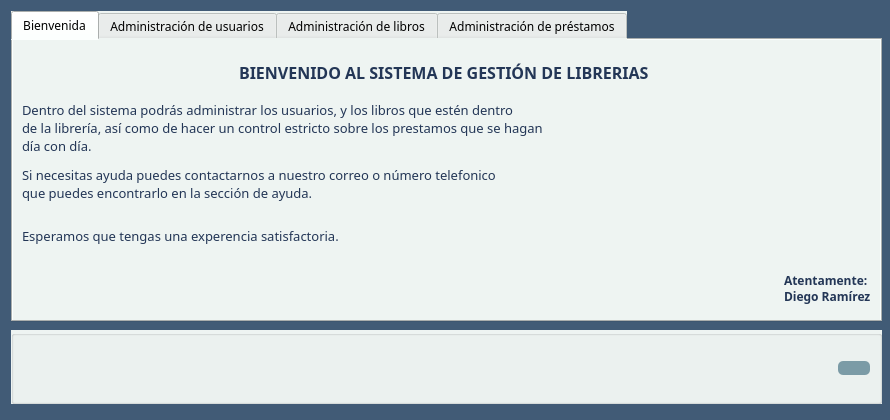
<?xml version="1.0" encoding="UTF-8"?>
<ui version="4.0">
 <class>MainMenu</class>
 <widget class="QMainWindow" name="MainMenu">
  <property name="geometry">
   <rect>
    <x>0</x>
    <y>0</y>
    <width>890</width>
    <height>420</height>
   </rect>
  </property>
  <property name="minimumSize">
   <size>
    <width>890</width>
    <height>420</height>
   </size>
  </property>
  <property name="maximumSize">
   <size>
    <width>890</width>
    <height>420</height>
   </size>
  </property>
  <property name="font">
   <font>
    <family>Raleway</family>
   </font>
  </property>
  <property name="windowTitle">
   <string>Menú principal</string>
  </property>
  <property name="windowIcon">
   <iconset resource="images.qrc">
    <normaloff>:/book-flat.ico</normaloff>:/book-flat.ico</iconset>
  </property>
  <property name="accessibleDescription">
   <string>Presione para salir</string>
  </property>
  <property name="styleSheet">
   <string notr="true"/>
  </property>
  <widget class="QWidget" name="centralwidget">
   <widget class="QGroupBox" name="gbButtons">
    <property name="geometry">
     <rect>
      <x>11</x>
      <y>330</y>
      <width>871</width>
      <height>74</height>
     </rect>
    </property>
    <property name="styleSheet">
     <string notr="true">background-color: rgb(238, 244, 242);</string>
    </property>
    <property name="title">
     <string/>
    </property>
    <layout class="QHBoxLayout" name="horizontalLayout">
     <item alignment="Qt::AlignRight">
      <widget class="QPushButton" name="pbExit">
       <property name="toolTip">
        <string>&lt;html&gt;&lt;head/&gt;&lt;body&gt;&lt;p&gt;Presione para salir&lt;/p&gt;&lt;/body&gt;&lt;/html&gt;</string>
       </property>
       <property name="whatsThis">
        <string>Presione para salir</string>
       </property>
       <property name="layoutDirection">
        <enum>Qt::LeftToRight</enum>
       </property>
       <property name="styleSheet">
        <string notr="true">QPushButton#pbExit {
background-color: rgb(123, 155, 166);
border-radius: 5px;
 }

 QPushButton#pbExit:hover {
background-color: rgb(65, 91, 118);
color:  rgb(255, 255, 255);
 }</string>
       </property>
       <property name="text">
        <string/>
       </property>
       <property name="icon">
        <iconset resource="images.qrc">
         <normaloff>:/door_out.ico</normaloff>:/door_out.ico</iconset>
       </property>
       <property name="iconSize">
        <size>
         <width>50</width>
         <height>50</height>
        </size>
       </property>
      </widget>
     </item>
    </layout>
   </widget>
   <widget class="QTabWidget" name="tbMain">
    <property name="geometry">
     <rect>
      <x>11</x>
      <y>11</y>
      <width>871</width>
      <height>311</height>
     </rect>
    </property>
    <property name="font">
     <font>
      <family>Raleway</family>
      <pointsize>9</pointsize>
     </font>
    </property>
    <property name="accessibleDescription">
     <string>Presione para salir</string>
    </property>
    <property name="styleSheet">
     <string notr="true">background-color: rgb(238, 244, 242);</string>
    </property>
    <property name="currentIndex">
     <number>0</number>
    </property>
    <widget class="QWidget" name="tab">
     <attribute name="title">
      <string>Bienvenida</string>
     </attribute>
     <layout class="QGridLayout" name="gridLayout_2">
      <item row="0" column="0" alignment="Qt::AlignHCenter">
       <widget class="QLabel" name="lbTitle">
        <property name="font">
         <font>
          <family>Raleway</family>
          <pointsize>12</pointsize>
          <weight>75</weight>
          <bold>true</bold>
         </font>
        </property>
        <property name="styleSheet">
         <string notr="true">color: rgb(35, 54, 86);</string>
        </property>
        <property name="text">
         <string>BIENVENIDO AL SISTEMA DE GESTIÓN DE LIBRERIAS </string>
        </property>
       </widget>
      </item>
      <item row="1" column="0">
       <widget class="QLabel" name="lbContent">
        <property name="font">
         <font>
          <family>Raleway</family>
          <pointsize>10</pointsize>
         </font>
        </property>
        <property name="styleSheet">
         <string notr="true">color: rgb(35, 54, 86);</string>
        </property>
        <property name="text">
         <string>Dentro del sistema podrás administrar los usuarios, y los libros que estén dentro
de la librería, así como de hacer un control estricto sobre los prestamos que se hagan
día con día.</string>
        </property>
       </widget>
      </item>
      <item row="2" column="0">
       <widget class="QLabel" name="lbContent2">
        <property name="font">
         <font>
          <family>Raleway</family>
          <pointsize>10</pointsize>
         </font>
        </property>
        <property name="styleSheet">
         <string notr="true">color: rgb(35, 54, 86);</string>
        </property>
        <property name="text">
         <string>Si necesitas ayuda puedes contactarnos a nuestro correo o número telefonico
que puedes encontrarlo en la sección de ayuda.</string>
        </property>
       </widget>
      </item>
      <item row="3" column="0">
       <widget class="QLabel" name="lbContent3">
        <property name="font">
         <font>
          <family>Raleway</family>
          <pointsize>10</pointsize>
         </font>
        </property>
        <property name="styleSheet">
         <string notr="true">color: rgb(35, 54, 86);</string>
        </property>
        <property name="text">
         <string>Esperamos que tengas una experencia satisfactoria.</string>
        </property>
       </widget>
      </item>
      <item row="4" column="0" alignment="Qt::AlignRight">
       <widget class="QLabel" name="lbFirm">
        <property name="font">
         <font>
          <family>Raleway</family>
          <pointsize>9</pointsize>
          <weight>75</weight>
          <bold>true</bold>
         </font>
        </property>
        <property name="styleSheet">
         <string notr="true">color: rgb(35, 54, 86);</string>
        </property>
        <property name="text">
         <string>Atentamente:
Diego Ramírez</string>
        </property>
       </widget>
      </item>
     </layout>
    </widget>
    <widget class="QWidget" name="tabUser">
     <attribute name="title">
      <string>Administración de usuarios</string>
     </attribute>
     <layout class="QGridLayout" name="gridLayout_5">
      <item row="0" column="0">
       <widget class="QGroupBox" name="gbStudent">
        <property name="font">
         <font>
          <family>Raleway</family>
          <pointsize>9</pointsize>
          <weight>50</weight>
          <bold>false</bold>
         </font>
        </property>
        <property name="title">
         <string>Administración de estudiantes</string>
        </property>
        <layout class="QGridLayout" name="gridLayout_3">
         <item row="0" column="0">
          <widget class="QPushButton" name="pbStudent">
           <property name="font">
            <font>
             <family>Raleway</family>
             <pointsize>9</pointsize>
             <weight>75</weight>
             <bold>true</bold>
             <kerning>true</kerning>
            </font>
           </property>
           <property name="layoutDirection">
            <enum>Qt::LeftToRight</enum>
           </property>
           <property name="styleSheet">
            <string notr="true">QPushButton#pbStudent {
background-color: rgb(123, 155, 166);
border-radius: 5px;
 }

 QPushButton#pbStudent:hover {
background-color: rgb(65, 91, 118);
color:  rgb(255, 255, 255);
 }</string>
           </property>
           <property name="text">
            <string>    Administrar alumnos</string>
           </property>
           <property name="icon">
            <iconset resource="images.qrc">
             <normaloff>:/user_student.ico</normaloff>:/user_student.ico</iconset>
           </property>
           <property name="iconSize">
            <size>
             <width>60</width>
             <height>60</height>
            </size>
           </property>
           <property name="checkable">
            <bool>false</bool>
           </property>
           <property name="autoRepeat">
            <bool>false</bool>
           </property>
          </widget>
         </item>
         <item row="1" column="0">
          <widget class="QPushButton" name="pbCareer">
           <property name="font">
            <font>
             <family>Raleway</family>
             <pointsize>9</pointsize>
             <weight>75</weight>
             <bold>true</bold>
            </font>
           </property>
           <property name="styleSheet">
            <string notr="true">QPushButton#pbCareer {
background-color: rgb(123, 155, 166);
border-radius: 5px;
 }

 QPushButton#pbCareer:hover {
background-color: rgb(65, 91, 118);
color:  rgb(255, 255, 255);
 }</string>
           </property>
           <property name="text">
            <string>   Administrar carreras</string>
           </property>
           <property name="icon">
            <iconset resource="images.qrc">
             <normaloff>:/icono_index-05-1.ico</normaloff>:/icono_index-05-1.ico</iconset>
           </property>
           <property name="iconSize">
            <size>
             <width>60</width>
             <height>60</height>
            </size>
           </property>
          </widget>
         </item>
        </layout>
       </widget>
      </item>
      <item row="0" column="1">
       <widget class="QGroupBox" name="gbTeacher">
        <property name="font">
         <font>
          <family>Raleway</family>
          <pointsize>9</pointsize>
          <weight>50</weight>
          <bold>false</bold>
         </font>
        </property>
        <property name="title">
         <string>Administración de estudiantes</string>
        </property>
        <layout class="QGridLayout" name="gridLayout_4">
         <item row="0" column="0">
          <widget class="QPushButton" name="pbTeacher">
           <property name="font">
            <font>
             <family>Raleway</family>
             <pointsize>9</pointsize>
             <weight>75</weight>
             <bold>true</bold>
            </font>
           </property>
           <property name="styleSheet">
            <string notr="true">QPushButton#pbTeacher {
background-color: rgb(123, 155, 166);
border-radius: 5px;
 }

 QPushButton#pbTeacher:hover {
background-color: rgb(65, 91, 118);
color:  rgb(255, 255, 255);
 }</string>
           </property>
           <property name="text">
            <string>   Administrar maestros</string>
           </property>
           <property name="icon">
            <iconset resource="images.qrc">
             <normaloff>:/Teacher-Icon.ico</normaloff>:/Teacher-Icon.ico</iconset>
           </property>
           <property name="iconSize">
            <size>
             <width>60</width>
             <height>70</height>
            </size>
           </property>
          </widget>
         </item>
        </layout>
       </widget>
      </item>
     </layout>
    </widget>
    <widget class="QWidget" name="tabBook">
     <attribute name="title">
      <string>Administración de libros</string>
     </attribute>
     <widget class="QGroupBox" name="groupBox">
      <property name="geometry">
       <rect>
        <x>10</x>
        <y>10</y>
        <width>851</width>
        <height>261</height>
       </rect>
      </property>
      <property name="font">
       <font>
        <family>Raleway</family>
        <pointsize>9</pointsize>
        <weight>50</weight>
        <bold>false</bold>
       </font>
      </property>
      <property name="title">
       <string>Administración de libros</string>
      </property>
      <layout class="QGridLayout" name="gridLayout">
       <item row="0" column="0" rowspan="2">
        <widget class="QPushButton" name="pbPublisher">
         <property name="font">
          <font>
           <family>Raleway</family>
           <pointsize>9</pointsize>
           <weight>75</weight>
           <bold>true</bold>
           <kerning>true</kerning>
          </font>
         </property>
         <property name="layoutDirection">
          <enum>Qt::LeftToRight</enum>
         </property>
         <property name="styleSheet">
          <string notr="true">QPushButton#pbPublisher {
background-color: rgb(123, 155, 166);
border-radius: 5px;
 }

 QPushButton#pbPublisher:hover {
background-color: rgb(65, 91, 118);
color:  rgb(255, 255, 255);
 }</string>
         </property>
         <property name="text">
          <string>  Administrar editoriales</string>
         </property>
         <property name="icon">
          <iconset resource="images.qrc">
           <normaloff>:/publisher_bookmark.ico</normaloff>:/publisher_bookmark.ico</iconset>
         </property>
         <property name="iconSize">
          <size>
           <width>60</width>
           <height>60</height>
          </size>
         </property>
         <property name="checkable">
          <bool>false</bool>
         </property>
         <property name="autoRepeat">
          <bool>false</bool>
         </property>
        </widget>
       </item>
       <item row="0" column="1">
        <widget class="QPushButton" name="pbBook">
         <property name="font">
          <font>
           <family>Raleway</family>
           <pointsize>9</pointsize>
           <weight>75</weight>
           <bold>true</bold>
           <kerning>true</kerning>
          </font>
         </property>
         <property name="layoutDirection">
          <enum>Qt::LeftToRight</enum>
         </property>
         <property name="styleSheet">
          <string notr="true">QPushButton#pbBook {
background-color: rgb(123, 155, 166);
border-radius: 5px;
 }

 QPushButton#pbBook:hover {
background-color: rgb(65, 91, 118);
color:  rgb(255, 255, 255);
 }</string>
         </property>
         <property name="text">
          <string>   Agregar libro</string>
         </property>
         <property name="icon">
          <iconset resource="images.qrc">
           <normaloff>:/book_add.ico</normaloff>:/book_add.ico</iconset>
         </property>
         <property name="iconSize">
          <size>
           <width>60</width>
           <height>60</height>
          </size>
         </property>
         <property name="checkable">
          <bool>false</bool>
         </property>
         <property name="autoRepeat">
          <bool>false</bool>
         </property>
        </widget>
       </item>
       <item row="2" column="0" rowspan="2">
        <widget class="QPushButton" name="pbAuthor">
         <property name="font">
          <font>
           <family>Raleway</family>
           <pointsize>9</pointsize>
           <weight>75</weight>
           <bold>true</bold>
           <kerning>true</kerning>
          </font>
         </property>
         <property name="layoutDirection">
          <enum>Qt::LeftToRight</enum>
         </property>
         <property name="styleSheet">
          <string notr="true">QPushButton#pbAuthor {
background-color: rgb(123, 155, 166);
border-radius: 5px;
 }

 QPushButton#pbAuthor:hover {
background-color: rgb(65, 91, 118);
color:  rgb(255, 255, 255);
 }</string>
         </property>
         <property name="text">
          <string>  Administrar autores</string>
         </property>
         <property name="icon">
          <iconset resource="images.qrc">
           <normaloff>:/pencil.ico</normaloff>:/pencil.ico</iconset>
         </property>
         <property name="iconSize">
          <size>
           <width>60</width>
           <height>60</height>
          </size>
         </property>
         <property name="checkable">
          <bool>false</bool>
         </property>
         <property name="autoRepeat">
          <bool>false</bool>
         </property>
        </widget>
       </item>
       <item row="1" column="1" rowspan="2">
        <widget class="QPushButton" name="pbSearchBook">
         <property name="font">
          <font>
           <family>Raleway</family>
           <pointsize>9</pointsize>
           <weight>75</weight>
           <bold>true</bold>
           <kerning>true</kerning>
          </font>
         </property>
         <property name="layoutDirection">
          <enum>Qt::LeftToRight</enum>
         </property>
         <property name="styleSheet">
          <string notr="true">QPushButton#pbSearchBook {
background-color: rgb(123, 155, 166);
border-radius: 5px;
 }

 QPushButton#pbSearchBook:hover {
background-color: rgb(65, 91, 118);
color:  rgb(255, 255, 255);
 }</string>
         </property>
         <property name="text">
          <string>   Buscar libros</string>
         </property>
         <property name="icon">
          <iconset resource="images.qrc">
           <normaloff>:/book.ico</normaloff>:/book.ico</iconset>
         </property>
         <property name="iconSize">
          <size>
           <width>60</width>
           <height>60</height>
          </size>
         </property>
         <property name="checkable">
          <bool>false</bool>
         </property>
         <property name="autoRepeat">
          <bool>false</bool>
         </property>
        </widget>
       </item>
       <item row="3" column="1">
        <widget class="QPushButton" name="pbModifyBook">
         <property name="font">
          <font>
           <family>Raleway</family>
           <pointsize>9</pointsize>
           <weight>75</weight>
           <bold>true</bold>
           <kerning>true</kerning>
          </font>
         </property>
         <property name="layoutDirection">
          <enum>Qt::LeftToRight</enum>
         </property>
         <property name="styleSheet">
          <string notr="true">QPushButton#pbModifyBook {
background-color: rgb(123, 155, 166);
border-radius: 5px;
 }

 QPushButton#pbModifyBook:hover {
background-color: rgb(65, 91, 118);
color:  rgb(255, 255, 255);
 }</string>
         </property>
         <property name="text">
          <string>   Modificar libro</string>
         </property>
         <property name="icon">
          <iconset resource="images.qrc">
           <normaloff>:/book_edit.ico</normaloff>:/book_edit.ico</iconset>
         </property>
         <property name="iconSize">
          <size>
           <width>60</width>
           <height>60</height>
          </size>
         </property>
         <property name="checkable">
          <bool>false</bool>
         </property>
         <property name="autoRepeat">
          <bool>false</bool>
         </property>
        </widget>
       </item>
      </layout>
     </widget>
    </widget>
    <widget class="QWidget" name="tabPrestamos">
     <property name="font">
      <font>
       <family>Raleway</family>
      </font>
     </property>
     <attribute name="title">
      <string>Administración de préstamos</string>
     </attribute>
     <layout class="QGridLayout" name="gridLayout_7">
      <item row="0" column="0">
       <widget class="QGroupBox" name="groupBox_2">
        <property name="font">
         <font>
          <family>Raleway</family>
          <pointsize>10</pointsize>
         </font>
        </property>
        <property name="title">
         <string>Opciones de prestamos</string>
        </property>
        <layout class="QGridLayout" name="gridLayout_6">
         <item row="0" column="0" rowspan="2">
          <widget class="QPushButton" name="pbPrestamos">
           <property name="minimumSize">
            <size>
             <width>0</width>
             <height>60</height>
            </size>
           </property>
           <property name="font">
            <font>
             <family>Raleway</family>
             <pointsize>9</pointsize>
             <weight>75</weight>
             <bold>true</bold>
            </font>
           </property>
           <property name="styleSheet">
            <string notr="true">QPushButton#pbPrestamos {
background-color: rgb(123, 155, 166);
border-radius: 5px;
 }

 QPushButton#pbPrestamos:hover {
background-color: rgb(65, 91, 118);
color:  rgb(255, 255, 255);
 }</string>
           </property>
           <property name="text">
            <string>Añadir un préstamo</string>
           </property>
          </widget>
         </item>
         <item row="0" column="1">
          <widget class="QPushButton" name="pbPrestamos_2">
           <property name="minimumSize">
            <size>
             <width>0</width>
             <height>60</height>
            </size>
           </property>
           <property name="font">
            <font>
             <family>Raleway</family>
             <pointsize>9</pointsize>
             <weight>75</weight>
             <bold>true</bold>
            </font>
           </property>
           <property name="styleSheet">
            <string notr="true">QPushButton#pbPrestamos_2 {
background-color: rgb(123, 155, 166);
border-radius: 5px;
 }

 QPushButton#pbPrestamos_2:hover {
background-color: rgb(65, 91, 118);
color:  rgb(255, 255, 255);
 }</string>
           </property>
           <property name="text">
            <string>Reporte de préstamos</string>
           </property>
          </widget>
         </item>
         <item row="1" column="1">
          <widget class="QPushButton" name="pbPrestamos_3">
           <property name="minimumSize">
            <size>
             <width>0</width>
             <height>60</height>
            </size>
           </property>
           <property name="font">
            <font>
             <family>Raleway</family>
             <pointsize>9</pointsize>
             <weight>75</weight>
             <bold>true</bold>
            </font>
           </property>
           <property name="styleSheet">
            <string notr="true">QPushButton#pbPrestamos_3 {
background-color: rgb(123, 155, 166);
border-radius: 5px;
 }

 QPushButton#pbPrestamos_3:hover {
background-color: rgb(65, 91, 118);
color:  rgb(255, 255, 255);
 }</string>
           </property>
           <property name="text">
            <string>Devolver préstamos</string>
           </property>
          </widget>
         </item>
        </layout>
       </widget>
      </item>
     </layout>
    </widget>
   </widget>
   <widget class="QLabel" name="label">
    <property name="geometry">
     <rect>
      <x>-36</x>
      <y>-35</y>
      <width>931</width>
      <height>471</height>
     </rect>
    </property>
    <property name="styleSheet">
     <string notr="true">background-color: rgb(65, 91, 118);
</string>
    </property>
    <property name="text">
     <string/>
    </property>
   </widget>
   <zorder>label</zorder>
   <zorder>gbButtons</zorder>
   <zorder>tbMain</zorder>
  </widget>
 </widget>
 <resources>
  <include location="images.qrc"/>
 </resources>
 <connections>
  <connection>
   <sender>pbExit</sender>
   <signal>clicked()</signal>
   <receiver>MainMenu</receiver>
   <slot>close()</slot>
   <hints>
    <hint type="sourcelabel">
     <x>700</x>
     <y>419</y>
    </hint>
    <hint type="destinationlabel">
     <x>420</x>
     <y>542</y>
    </hint>
   </hints>
  </connection>
 </connections>
</ui>
